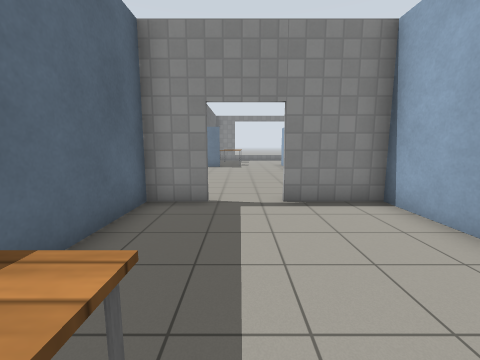
view 1 (above)

16 first-person views from a walk through a world built for the Gazebo simulator. The camera is 1.3 m above the floor, tilts 8° down and sees 90° across. The floor is counted in squares, 1 m on a side. Each view is taken from the middle of a square. On the plan, view 1 faces up. The plan holds only what a view shows up to about 12 squares ahead; the rest is blank. The place goes on beyond the plan. Simple patterns stand in for the simulator's built-in surfaces. Some surface patterns are stand-ins.

view 2
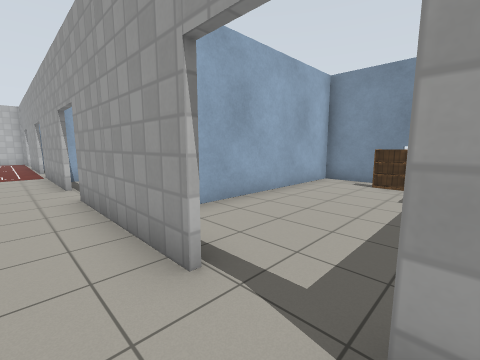

view 3
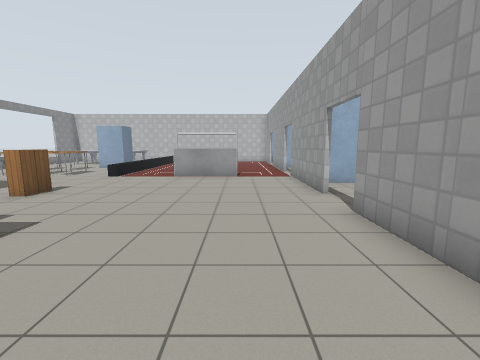

view 4
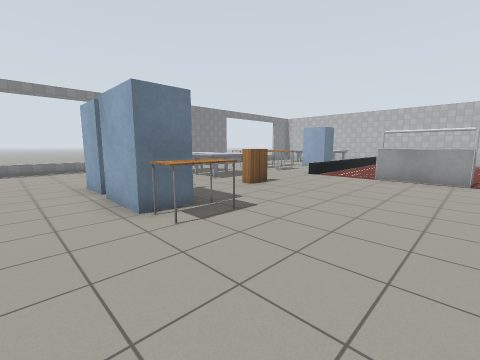

view 5
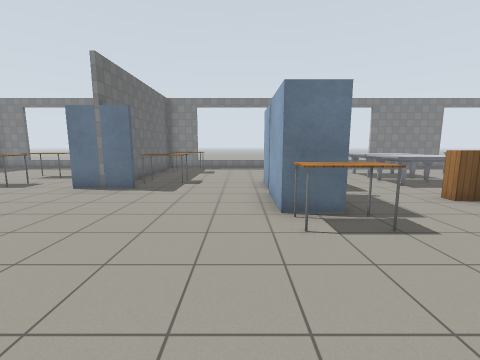

view 6
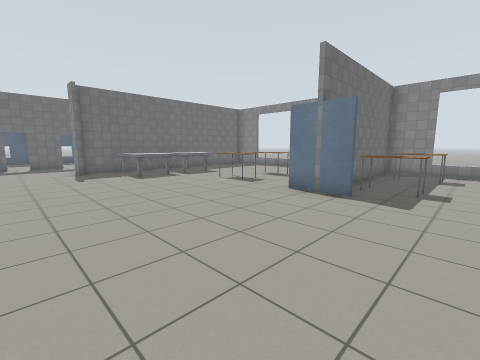

view 7
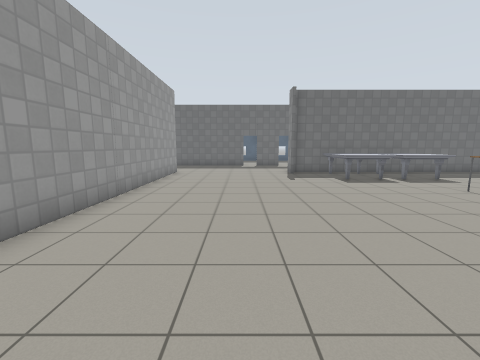

view 8
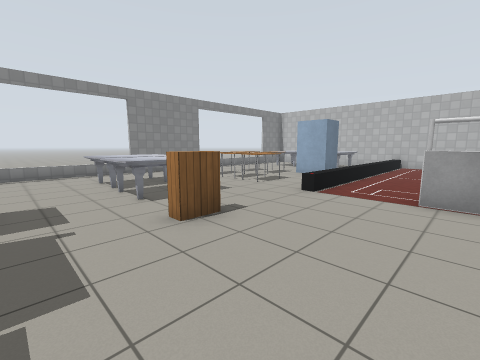

view 9
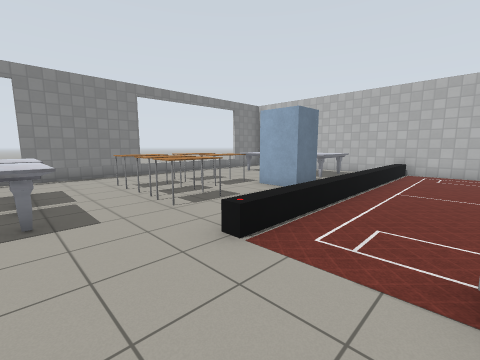

view 10
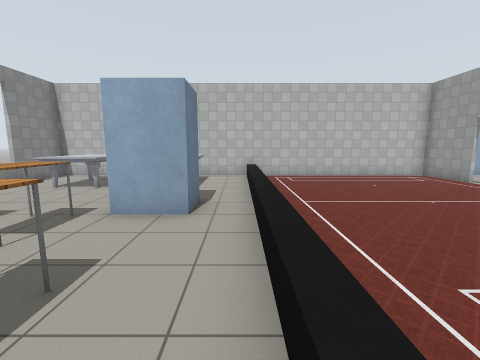

view 11
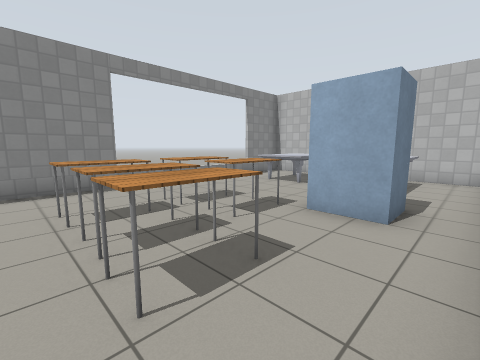

view 12
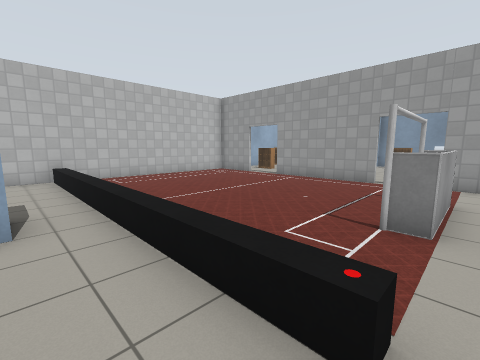

view 13
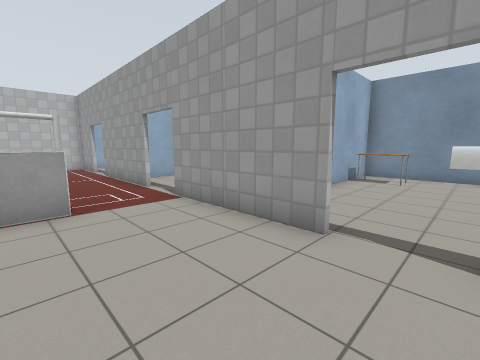

view 14
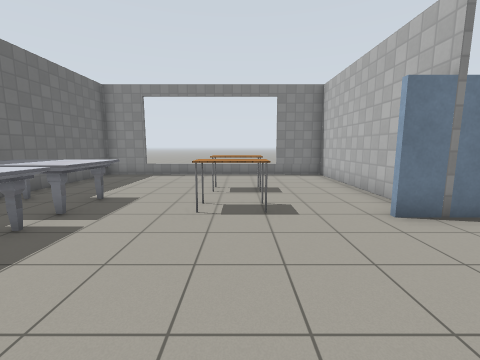

view 15
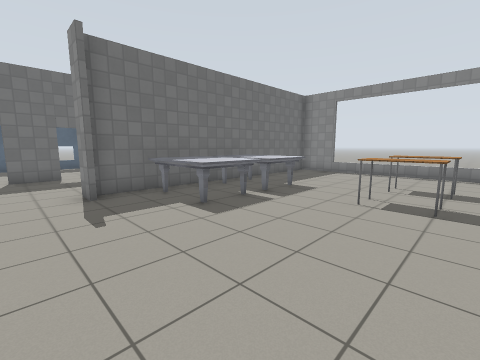

view 16
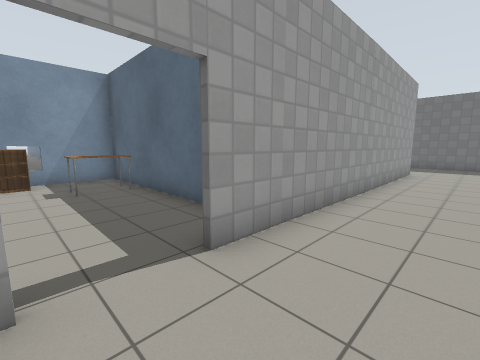

### Floor plan
Ten units are one square. View 1 is at (0, 0); x grows to the right and y downward. Boxes are objects, and circles mark ways between rooms. Rooms are numbered by the first view taken in them; rooms with no view inside come last. Other rooms are left out.
<svg viewBox="-129 -226 352 256">
<path fill="none" stroke="#000" d="M34 15 34 -56 10 -56M-7 -56 -22 -56 -22 23 33 23M41 -126 28 -126 28 -146M28 -151 28 -168M-13 -153 -33 -153M-23 -168 -23 -221M75 -57 119 -57M10 -57 57 -57M-22 -221 -22 -173M168 -150 155 -150 155 -165M135 -57 179 -57M-114 -114 -122 -114M195 -57 218 -57 218 -159M218 -200 218 -220 -121 -220 -121 -116M-124 -57 -8 -57M218 -133 113 -133 113 -137 216 -137M95 -38 95 -53M59 23 95 23 95 -11"/>
<rect x="-15" y="-5" width="10" height="10" fill="#bbb"><title>table</title></rect>
<rect x="5" y="15" width="10" height="10" fill="#bbb"><title>bookshelf</title></rect>
<rect x="-115" y="-145" width="30" height="20" fill="#bbb"><title>marble table</title></rect>
<rect x="-115" y="-175" width="30" height="30" fill="#bbb"><title>marble table</title></rect>
<rect x="-75" y="-165" width="20" height="10" fill="#bbb"><title>table</title></rect>
<rect x="-75" y="-185" width="20" height="10" fill="#bbb"><title>table</title></rect>
<rect x="-15" y="-175" width="20" height="10" fill="#bbb"><title>table</title></rect>
<rect x="-15" y="-205" width="20" height="10" fill="#bbb"><title>table</title></rect>
<rect x="25" y="-125" width="20" height="10" fill="#bbb"><title>table</title></rect>
<rect x="65" y="-145" width="20" height="10" fill="#bbb"><title>bookshelf</title></rect>
<rect x="65" y="-175" width="30" height="20" fill="#bbb"><title>marble table</title></rect>
<rect x="65" y="-195" width="30" height="20" fill="#bbb"><title>marble table</title></rect>
<rect x="115" y="-115" width="10" height="40" fill="#bbb"><title>goal</title></rect>
<rect x="115" y="-165" width="20" height="10" fill="#bbb"><title>table</title></rect>
<rect x="115" y="-185" width="20" height="20" fill="#bbb"><title>table</title></rect>
<rect x="115" y="-195" width="20" height="10" fill="#bbb"><title>table</title></rect>
<rect x="135" y="-185" width="20" height="20" fill="#bbb"><title>table</title></rect>
<rect x="135" y="-195" width="20" height="10" fill="#bbb"><title>table</title></rect>
<rect x="175" y="-165" width="40" height="10" fill="#bbb"><title>marble table</title></rect>
<rect x="175" y="-205" width="30" height="20" fill="#bbb"><title>marble table</title></rect>
<rect x="75" y="5" width="20" height="10" fill="#bbb"><title>table</title></rect>
<circle cx="5" cy="-60" r="3" fill="#2a7"/>
<circle cx="65" cy="-60" r="3" fill="#2a7"/>
<text x="10" y="-10">1</text>
<text x="50" y="-140">2</text>
<text x="70" y="-20">3</text>
</svg>
Room 1 opens to room 2. Room 2 opens to room 3.

Where each view was taken, in squares from view 1:
view 1: 0 up, 0 right, facing up
view 2: 7 up, 1 left, facing down-right
view 3: 8 up, 1 right, facing right
view 4: 8 up, 1 right, facing up-right
view 5: 8 up, 2 right, facing up
view 6: 9 up, 1 right, facing up-left
view 7: 9 up, 0 right, facing left
view 8: 10 up, 5 right, facing up-right
view 9: 11 up, 9 right, facing up-right
view 10: 14 up, 11 right, facing right
view 11: 14 up, 11 right, facing up-right
view 12: 15 up, 11 right, facing down-right
view 13: 9 up, 6 right, facing down-right
view 14: 11 up, 6 left, facing up
view 15: 10 up, 5 left, facing up-left
view 16: 8 up, 1 right, facing down-left
